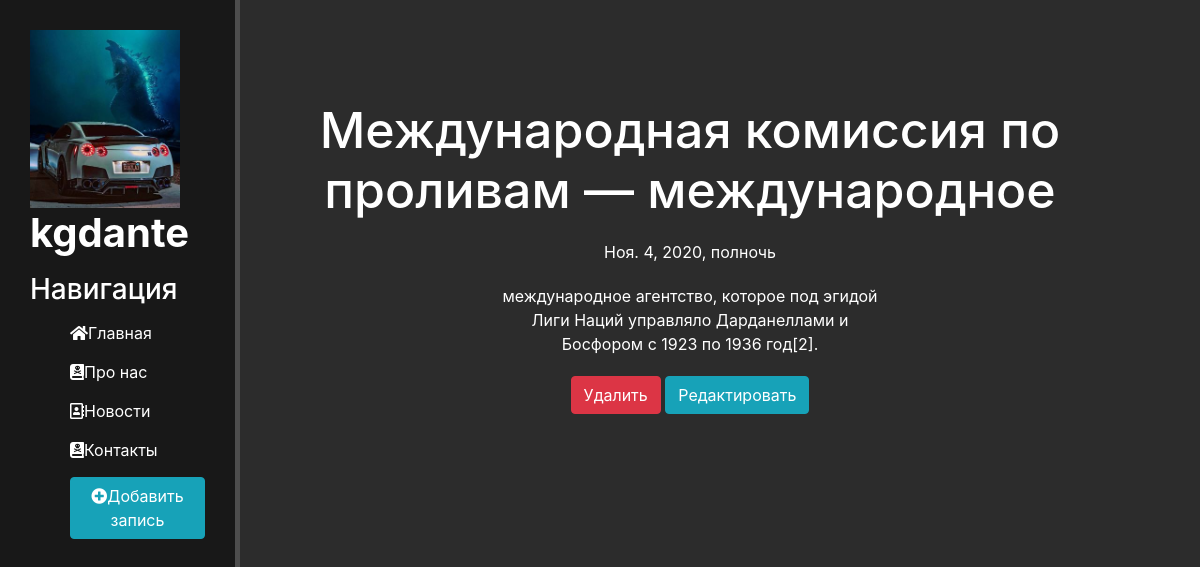
The page /news/2 on the database its author committed.
### news/models.py (models this page shows, shortened)
class Artiles(models.Model):
    title = models.CharField('Название', max_length=50)
    anons = models.CharField('Анонс', max_length=250)
    full_text = models.TextField('Статья')
    date = models.DateTimeField('Дата публикации')
    class Meta:
        verbose_name = 'Новость'
        verbose_name_plural = 'Новости'

### news/views.py (the view)
# urls.py: path('<int:pk>', views.NewsDetailView.as_view(), name='news-detail'),
class NewsDetailView(DetailView):
    model = Artiles
    template_name = 'news/details_view.html'
    context_object_name = 'article'

### news/templates/news/details_view.html (shortened to what this page needs)
{% extends 'main/layout.html' %}
{% block content %}
   <div class="features">
       <h1>{{ article.title }}</h1>
       <p>{{ article.date }}</p>
       <p>{{ article.full_text }}</p>
       <a href="{% url 'news-delete' article.id %}" class="btn btn-danger">Удалить</a>
       <a href="{% url 'news-update' article.id %}" class="btn btn-info">Редактировать</a>
   </div>
{% endblock %}

### main/static/main/css/main.css (style rules this page uses)
body { background:#2c2c2c; }
main .features { float: left; color: #fff; margin-top: 100px; text-align:center; width: 75%; }
main .features h1 { font-size: 50px }
main .features p { max-width: 400px; margin: 20px auto }

### rows shown on the page
Artiles: title "Международная комиссия по проливам — международное", date "Ноя. 4, 2020, полночь", full_text "международное агентство, которое под эгидой Лиги Наций управляло Дарданеллами и Босфором с 1923 по 1936 год[2]."
